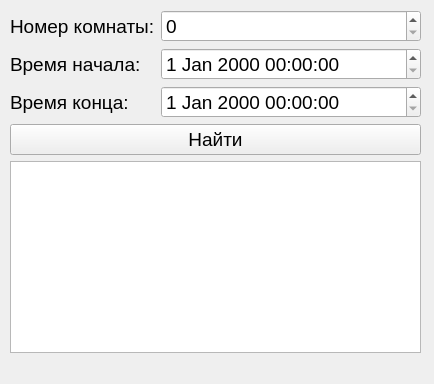
<?xml version="1.0" encoding="UTF-8"?>
<ui version="4.0">
 <class>YieldWindow</class>
 <widget class="QMainWindow" name="YieldWindow">
  <property name="geometry">
   <rect>
    <x>0</x>
    <y>0</y>
    <width>434</width>
    <height>384</height>
   </rect>
  </property>
  <property name="windowTitle">
   <string>MainWindow</string>
  </property>
  <widget class="QWidget" name="centralwidget">
   <widget class="QWidget" name="formLayoutWidget">
    <property name="geometry">
     <rect>
      <x>0</x>
      <y>0</y>
      <width>431</width>
      <height>379</height>
     </rect>
    </property>
    <property name="sizePolicy">
     <sizepolicy hsizetype="Preferred" vsizetype="Maximum">
      <horstretch>0</horstretch>
      <verstretch>0</verstretch>
     </sizepolicy>
    </property>
    <layout class="QFormLayout" name="formLayout">
     <property name="leftMargin">
      <number>10</number>
     </property>
     <property name="topMargin">
      <number>10</number>
     </property>
     <property name="rightMargin">
      <number>10</number>
     </property>
     <property name="bottomMargin">
      <number>10</number>
     </property>
     <item row="0" column="0">
      <widget class="QLabel" name="label">
       <property name="font">
        <font>
         <pointsize>14</pointsize>
        </font>
       </property>
       <property name="text">
        <string>Номер комнаты:</string>
       </property>
      </widget>
     </item>
     <item row="4" column="0" colspan="2">
      <widget class="QTableWidget" name="tableWidget">
       <property name="sizePolicy">
        <sizepolicy hsizetype="Minimum" vsizetype="Minimum">
         <horstretch>0</horstretch>
         <verstretch>0</verstretch>
        </sizepolicy>
       </property>
      </widget>
     </item>
     <item row="1" column="0">
      <widget class="QLabel" name="label_2">
       <property name="font">
        <font>
         <pointsize>14</pointsize>
        </font>
       </property>
       <property name="text">
        <string>Время начала:</string>
       </property>
      </widget>
     </item>
     <item row="2" column="0">
      <widget class="QLabel" name="label_3">
       <property name="font">
        <font>
         <pointsize>14</pointsize>
        </font>
       </property>
       <property name="text">
        <string>Время конца:</string>
       </property>
      </widget>
     </item>
     <item row="0" column="1">
      <widget class="QSpinBox" name="roomNumber">
       <property name="font">
        <font>
         <pointsize>14</pointsize>
        </font>
       </property>
      </widget>
     </item>
     <item row="1" column="1">
      <widget class="QDateTimeEdit" name="startTime">
       <property name="font">
        <font>
         <pointsize>14</pointsize>
        </font>
       </property>
      </widget>
     </item>
     <item row="2" column="1">
      <widget class="QDateTimeEdit" name="endTime">
       <property name="font">
        <font>
         <pointsize>14</pointsize>
        </font>
       </property>
      </widget>
     </item>
     <item row="3" column="0" colspan="2">
      <widget class="QPushButton" name="find">
       <property name="font">
        <font>
         <pointsize>14</pointsize>
        </font>
       </property>
       <property name="text">
        <string>Найти</string>
       </property>
      </widget>
     </item>
    </layout>
   </widget>
  </widget>
 </widget>
 <resources/>
 <connections/>
</ui>
